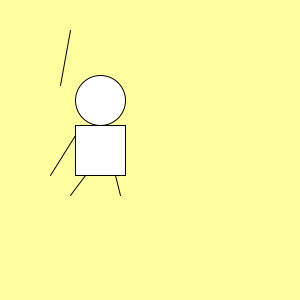
Frame 1 (no input)
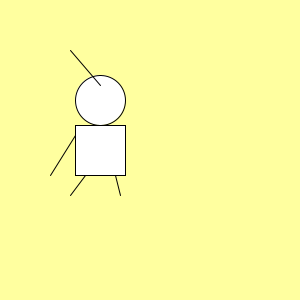
Frame 60 (the mouse pressed at the canvas centre just before this capture)
Frame 120 (the mouse held since frame 60 and released just before this capture): identical to frame 1, image omitted

The Processing sketch that drew these frames (run headless with seeded random() and noise(); from frame 60 on, the mouse is pressed at the canvas centre):

// Processing sketch: processing_99201
// ── processing_99201.pde

int x=0; // a counter
int up=1; // arm up or down
 
void setup() {
  size(300,300);
}
 
void draw(){
  // erase last frame
  background(255,342,159);
     
  // draw stick person
  ellipse(100,100,50,50);
  rectMode(CENTER);
  rect(100,150,50,50);
  line(75,135,50,175);
  line(85,175,70,195);
  line(115,175,120,195);
   
  // counter moves ahead 
  x=x+1;
   
  if (x==20) {
    // reset counter
    x=0;
    // change direction of arm
    up=up*-1;
  }
  if (up==1) {
    // arm up
    line(60,85,70,30);
  } else {
    // arm down
    line(100,85,70,50);
  }
    
}
